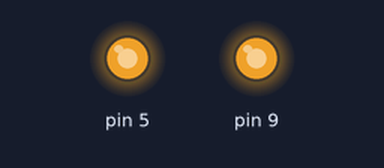
The sketch below on a simulated Arduino Uno, built with avr-gcc and run on an emulated ATmega328P. Parts: output pins drawn as LEDs (lit = HIGH).

Above: at 0.1 s.
Timing chart, 0 to 1.6 s (numbered marks = the images above):
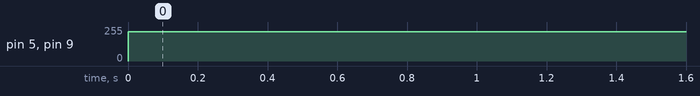

The sketch:

stepper.ino
```cpp
void setup() {
  // set the speed at 60 rpm:

  analogWrite(5,130);
  analogWrite(9,130);
  // initialize the serial port:
  //Serial.begin(9600);
}

void loop() {
  // step one revolution  in one direction:
   //Serial.println("clockwise");
  steperFW(((48*1)/16)*60*4*0.3,4,220);
  delay(500);
  steperBW(((48*1)/16)*60*4*0.3,4,220);
  delay(500);

}

void steperFW(int steps,int spd,int pwr){
  analogWrite(5,pwr);
  analogWrite(9,pwr);
  steps=steps/4;
  for(int i=0;i<steps;i++){
    digitalWrite(6,LOW);
    digitalWrite(7,HIGH);
    digitalWrite(10,HIGH);
    digitalWrite(11,LOW);
    delay(spd);
    digitalWrite(6,LOW);
    digitalWrite(7,HIGH);
    digitalWrite(10,LOW);
    digitalWrite(11,HIGH);
    delay(spd);
    digitalWrite(6,HIGH);
    digitalWrite(7,LOW);
    digitalWrite(10,LOW);
    digitalWrite(11,HIGH);
    delay(spd);
    digitalWrite(6,HIGH);
    digitalWrite(7,LOW);
    digitalWrite(10,HIGH);
    digitalWrite(11,LOW);
    delay(spd);
    }
  }

  void steperBW(int steps,int spd,int pwr){
  analogWrite(5,pwr);
  analogWrite(9,pwr);
  steps=steps/4;
    for(int i=0;i<steps;i++){
    digitalWrite(6,HIGH);
    digitalWrite(7,LOW);
    digitalWrite(10,HIGH);
    digitalWrite(11,LOW);
    delay(spd);
    digitalWrite(6,HIGH);
    digitalWrite(7,LOW);
    digitalWrite(10,LOW);
    digitalWrite(11,HIGH);
    delay(spd);
    digitalWrite(6,LOW);
    digitalWrite(7,HIGH);
    digitalWrite(10,LOW);
    digitalWrite(11,HIGH);
    delay(spd);
    digitalWrite(6,LOW);
    digitalWrite(7,HIGH);
    digitalWrite(10,HIGH);
    digitalWrite(11,LOW);
    delay(spd);
    }
}
```

Measured:
- by itself, pin 5, pin 9: 0/255 → 220/255 at 0.00 s
